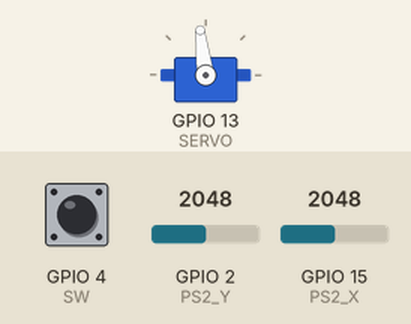
This sketch was run on a simulated ESP32. Shown: servo. The inputs (shaded band) are chosen by the test bench; at power-on: GPIO 2 (PS2_Y) = 2048, GPIO 4 (SW) HIGH, GPIO 15 (PS2_X) = 2048. Servo pulses on a pin are drawn as a servo (544–2400 µs = 0–180°); what the sketch prints to the serial monitor is not drawn.

Above: at 1.2 s.
1.3 s: GPIO 2 (PS2_Y) set to 2866
At 1.7 s:
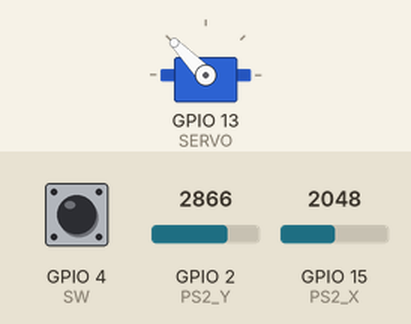
2.8 s: GPIO 2 (PS2_Y) set to 3603
At 3.2 s:
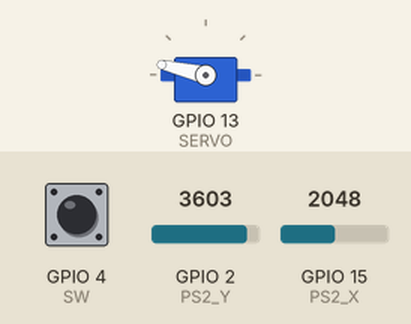
4.3 s: GPIO 2 (PS2_Y) set to 4095
At 4.7 s:
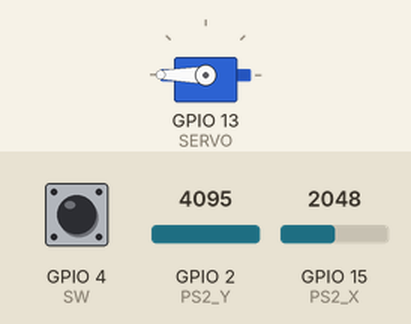
5.8 s: GPIO 2 (PS2_Y) set to 1228
At 6.2 s:
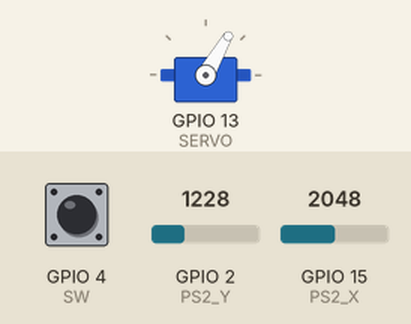
7.3 s: GPIO 2 (PS2_Y) set to 491
At 7.7 s:
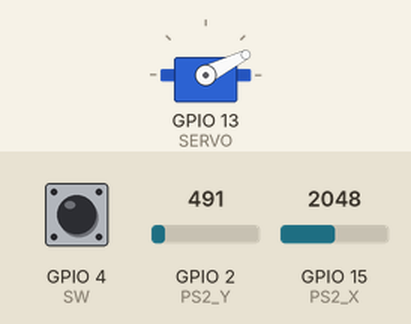
8.8 s: GPIO 2 (PS2_Y) set to 2047
At 9.2 s:
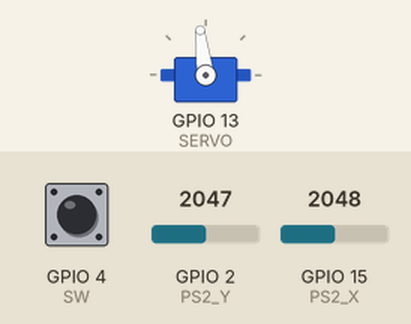
Timing chart, 0 to 11.3 s (numbered marks = the images above; inputs shaded):
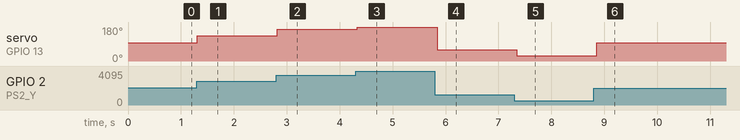

Measured:
- after the input at 1.3 s, servo on GPIO 13 (SERVO): 97° → 134° at once
- after the input at 2.8 s, servo on GPIO 13 (SERVO): 134° → 167° at once
- after the input at 4.3 s, servo on GPIO 13 (SERVO): 167° → 180° at once
- after the input at 5.8 s, servo on GPIO 13 (SERVO): 180° → 60° at once
- after the input at 7.3 s, servo on GPIO 13 (SERVO): 60° → 27° after 0.05 s
- after the input at 8.8 s, servo on GPIO 13 (SERVO): 27° → 97° after 0.06 s

The sketch:

Rocker.ino
```cpp
//通过PS2摇杆模块在串口监视器中打印读取到的数值，并将数值映射以控制舵机


#define PS2_X 15
#define PS2_Y 2
#define SW 4

#define SERVO 13
#define RESOLUTION 12 //LEDC默认分辨率为12，所以将舵机LEDC分辨率同步
#define CHANNEL 0
#define FREQ 50

int min_width = 0.6/20*pow(2,RESOLUTION); //最小脉宽
int max_width = 2.5/20*pow(2,RESOLUTION); //最大脉宽
int value;


void setup() {
  pinMode(PS2_X, INPUT);
  pinMode(PS2_Y, INPUT);
  pinMode(SW, INPUT_PULLUP);

  Serial.begin(115200); //约定串口波特率

  //设置LEDC通道的频率和分辨率
  ledcSetup(CHANNEL, FREQ, RESOLUTION);
  //关联通道号与GPIO引脚
  ledcAttachPin(SERVO, CHANNEL);


}

void loop() {
  //map(需映射参数，参数最小值，参数最大值，映射范围最小值，映射范围最大值);
  value = map(analogRead(PS2_Y), 0, 4095, min_width, max_width);  //数值范围映射函数

  //读取数值
  Serial.printf("x：%d，y：%d，z：%d，映射后的y：%d\n",
                analogRead(PS2_X), analogRead(PS2_Y), digitalRead(SW),value);
  ledcWrite(CHANNEL, value);
  delay(100);

}
```
